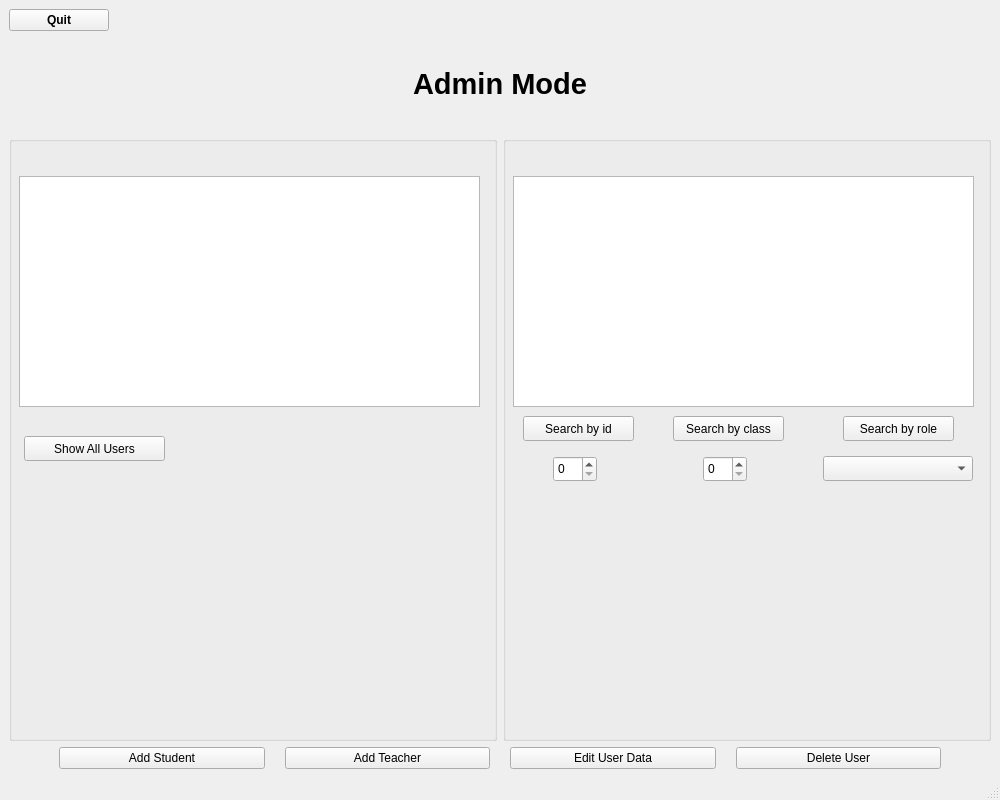
<?xml version="1.0" encoding="UTF-8"?>
<ui version="4.0">
 <class>AdminWindow</class>
 <widget class="QMainWindow" name="AdminWindow">
  <property name="geometry">
   <rect>
    <x>0</x>
    <y>0</y>
    <width>1000</width>
    <height>800</height>
   </rect>
  </property>
  <property name="minimumSize">
   <size>
    <width>1000</width>
    <height>800</height>
   </size>
  </property>
  <property name="maximumSize">
   <size>
    <width>1000</width>
    <height>800</height>
   </size>
  </property>
  <property name="windowTitle">
   <string>MainWindow</string>
  </property>
  <widget class="QWidget" name="centralwidget">
   <layout class="QVBoxLayout" name="verticalLayout_2" stretch="1,5,0">
    <item>
     <layout class="QVBoxLayout" name="verticalLayout">
      <item>
       <widget class="QPushButton" name="pushButton">
        <property name="maximumSize">
         <size>
          <width>100</width>
          <height>16777215</height>
         </size>
        </property>
        <property name="font">
         <font>
          <italic>false</italic>
          <bold>true</bold>
         </font>
        </property>
        <property name="text">
         <string>Quit</string>
        </property>
       </widget>
      </item>
      <item>
       <widget class="QLabel" name="label">
        <property name="font">
         <font>
          <pointsize>22</pointsize>
          <bold>true</bold>
         </font>
        </property>
        <property name="text">
         <string>Admin Mode</string>
        </property>
        <property name="alignment">
         <set>Qt::AlignCenter</set>
        </property>
       </widget>
      </item>
     </layout>
    </item>
    <item>
     <layout class="QHBoxLayout" name="horizontalLayout_3" stretch="0,0">
      <item>
       <layout class="QHBoxLayout" name="horizontalLayout_7">
        <item>
         <widget class="QGroupBox" name="groupBox">
          <property name="title">
           <string/>
          </property>
          <widget class="QTableWidget" name="tableWidget_ShowAll">
           <property name="geometry">
            <rect>
             <x>10</x>
             <y>40</y>
             <width>461</width>
             <height>231</height>
            </rect>
           </property>
          </widget>
          <widget class="QPushButton" name="pushButton_ShowAllUsers">
           <property name="geometry">
            <rect>
             <x>15</x>
             <y>300</y>
             <width>141</width>
             <height>25</height>
            </rect>
           </property>
           <property name="text">
            <string>Show All Users</string>
           </property>
          </widget>
         </widget>
        </item>
       </layout>
      </item>
      <item>
       <layout class="QHBoxLayout" name="horizontalLayout_6">
        <item>
         <widget class="QGroupBox" name="groupBox_2">
          <property name="title">
           <string/>
          </property>
          <widget class="QTableWidget" name="tableWidget_ShowBy">
           <property name="geometry">
            <rect>
             <x>10</x>
             <y>40</y>
             <width>461</width>
             <height>231</height>
            </rect>
           </property>
          </widget>
          <widget class="QSpinBox" name="spinBox_UserId">
           <property name="geometry">
            <rect>
             <x>50</x>
             <y>320</y>
             <width>44</width>
             <height>26</height>
            </rect>
           </property>
          </widget>
          <widget class="QPushButton" name="pushButton_SearchById">
           <property name="geometry">
            <rect>
             <x>20</x>
             <y>280</y>
             <width>111</width>
             <height>25</height>
            </rect>
           </property>
           <property name="text">
            <string>Search by id</string>
           </property>
          </widget>
          <widget class="QPushButton" name="pushButton_SearchByClass">
           <property name="geometry">
            <rect>
             <x>170</x>
             <y>280</y>
             <width>111</width>
             <height>25</height>
            </rect>
           </property>
           <property name="text">
            <string>Search by class</string>
           </property>
          </widget>
          <widget class="QPushButton" name="pushButton_SearchByRole">
           <property name="geometry">
            <rect>
             <x>340</x>
             <y>280</y>
             <width>111</width>
             <height>25</height>
            </rect>
           </property>
           <property name="text">
            <string>Search by role</string>
           </property>
          </widget>
          <widget class="QSpinBox" name="spinBox_ClassNumber">
           <property name="geometry">
            <rect>
             <x>200</x>
             <y>320</y>
             <width>44</width>
             <height>26</height>
            </rect>
           </property>
           <property name="maximum">
            <number>6</number>
           </property>
          </widget>
          <widget class="QComboBox" name="comboBox_Roles">
           <property name="geometry">
            <rect>
             <x>320</x>
             <y>320</y>
             <width>150</width>
             <height>25</height>
            </rect>
           </property>
          </widget>
         </widget>
        </item>
       </layout>
      </item>
     </layout>
    </item>
    <item>
     <layout class="QHBoxLayout" name="horizontalLayout_2">
      <property name="spacing">
       <number>20</number>
      </property>
      <property name="leftMargin">
       <number>50</number>
      </property>
      <property name="rightMargin">
       <number>50</number>
      </property>
      <item>
       <widget class="QPushButton" name="pushButton_AddStudent">
        <property name="text">
         <string>Add Student</string>
        </property>
       </widget>
      </item>
      <item>
       <widget class="QPushButton" name="pushButton_AddTeacher">
        <property name="text">
         <string>Add Teacher</string>
        </property>
       </widget>
      </item>
      <item>
       <widget class="QPushButton" name="pushButton_EditUser">
        <property name="text">
         <string>Edit User Data</string>
        </property>
       </widget>
      </item>
      <item>
       <widget class="QPushButton" name="pushButton_DeleteUser">
        <property name="text">
         <string>Delete User</string>
        </property>
       </widget>
      </item>
     </layout>
    </item>
   </layout>
  </widget>
  <widget class="QMenuBar" name="menubar">
   <property name="geometry">
    <rect>
     <x>0</x>
     <y>0</y>
     <width>1000</width>
     <height>22</height>
    </rect>
   </property>
  </widget>
  <widget class="QStatusBar" name="statusbar"/>
 </widget>
 <resources/>
 <connections/>
</ui>
